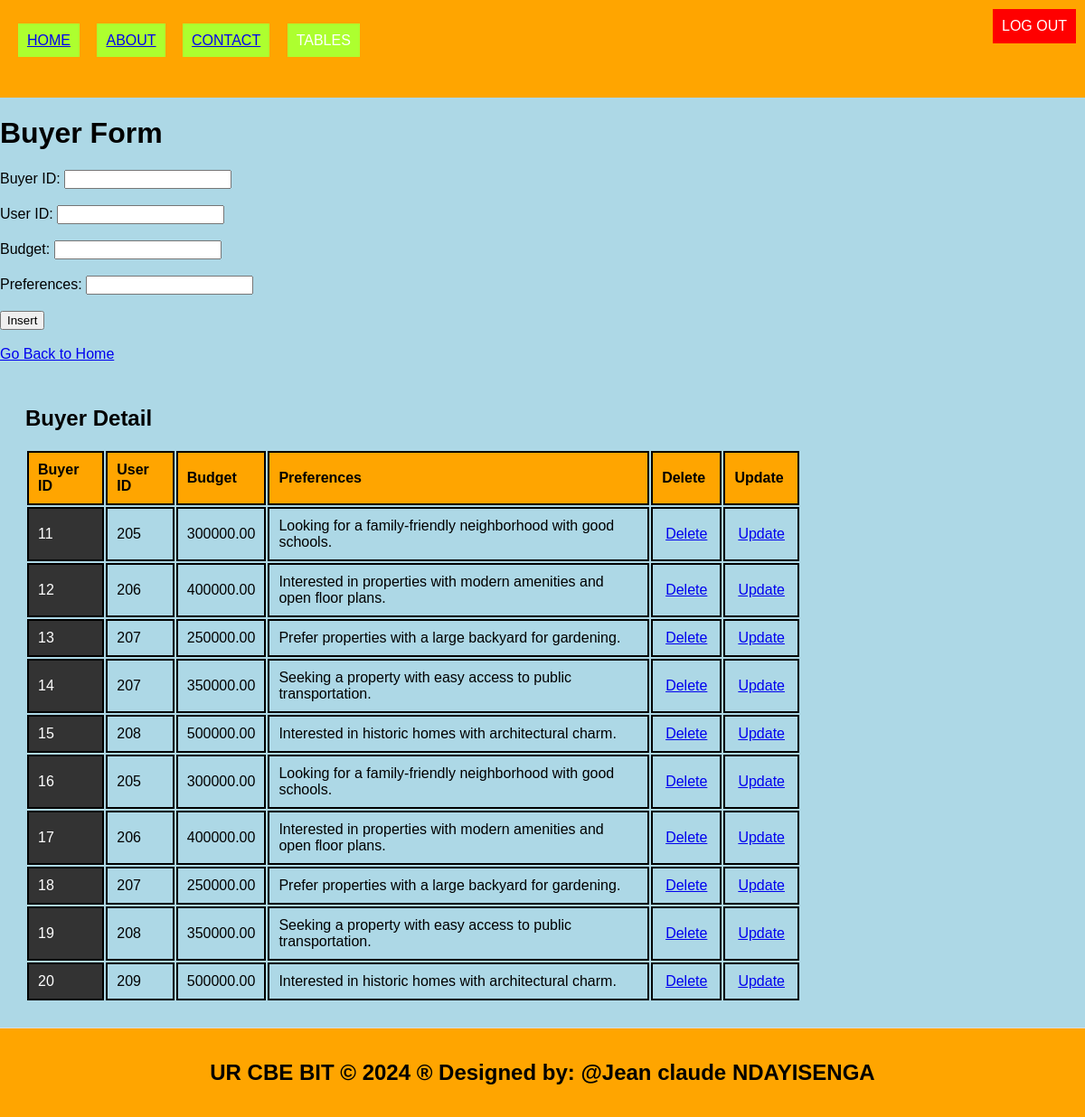
Page /buyer.php on the committed database.
### tables this page shows
CREATE TABLE `buyer` (
  `buyer_id` int(11) NOT NULL,
  `user_id` int(11) DEFAULT NULL,
  `budget` decimal(15,2) DEFAULT NULL,
  `preferences` text DEFAULT NULL
);

### buyer.php (the view, shortened to what this page needs)
<!DOCTYPE html>
<html lang="en">
<head>
  <link rel="stylesheet" type="text/css" href="style.css">
</head>
<body style="background-color: lightblue;">
  <header>
    <button onclick="window.location.href='logout.php'" style="position: absolute; top: 10px; right: 10px;">Logout</button>
    <ul style="list-style-type: none; padding: 0;">
      <li style="display: inline; margin-right: 10px;">
        <ul style="list-style-type: none; padding: 0;">
          <li style="display: inline; margin-right: 8px;padding: 10px; color: white; background-color: greenyellow; text-decoration: none; margin-right: 15px;"><a href="./home.html">HOME</a></li>
          <li style="display: inline; margin-right: 10px;padding: 10px; color: white; background-color: greenyellow; text-decoration: none; margin-right: 15px;"><a href="./about.html">ABOUT</a></li>
          <li style="display: inline; margin-right: 10px;padding: 10px; color: white; background-color: greenyellow; text-decoration: none; margin-right: 15px;"><a href="./contact.html">CONTACT</a></li>
          <li class="dropdown" style="display: inline;">
            <a href="#" style="padding: 10px; color: white; background-color: greenyellow; text-decoration: none; margin-right: 15px;"> TABLES </a>
          </li>
        </ul>
      </li>
    </ul>
    <a class="logout"href="logout.php" style="padding: 10px; color: white; background: red; text-decoration: none;">LOG OUT</a>
  </header>
  <body style="background-color: yellowgreen;">
    <h1>Buyer Form</h1>
    <form method="post" onsubmit="return confirmInsert();">
      <label for="buyer_id">Buyer ID:</label>
      <input type="number" id="buyer_id" name="buyer_id" required><br><br>
      <label for="user_id">User ID:</label>
      <input type="number" id="user_id" name="user_id" required><br><br>
      <label for="budget">Budget:</label>
      <input type="text" id="budget" name="budget" required><br><br>
      <label for="preferences">Preferences:</label>
      <input type="text" id="preferences" name="preferences" required><br><br>
      <input type="submit" name="add" value="Insert"><br><br>
      <a href="./home.html">Go Back to Home</a>
    </form>
    <?php
    include('database_connection.php');
    ?>
    <section>
      <h2>Buyer Detail</h2>
      <table>
        <tr>
          <th>Buyer ID</th>
          <th>User ID</th>
          <th>Budget</th>
          <th>Preferences</th>
          <th>Delete</th>
          <th>Update</th>
        </tr>
        <?php
        $sql = "SELECT * FROM buyer";
        $result = $connection->query($sql);
        if ($result->num_rows > 0) {
          while ($row = $result->fetch_assoc()) {
            echo "<tr>
              <td>{$row['buyer_id']}</td>
              <td>{$row['user_id']}</td>
              <td>{$row['budget']}</td>
              <td>{$row['preferences']}</td>
              <td><a style='padding:4px' href='delete_buyer.php?buyer_id={$row['buyer_id']}'>Delete</a></td>
              <td><a style='padding:4px' href='update_buyer.php?buyer_id={$row['buyer_id']}'>Update</a></td>
            </tr>";
          }
        } else {
          echo "<tr><td colspan='6'>No data found</td></tr>";
        }
        ?>
      </table>
    </section>
    <footer>
      <h2>UR CBE BIT &copy; 2024 &reg; Designed by: @Jean claude NDAYISENGA</h2>
    </footer>
  </body>
</html>

### style.css (style rules this page uses)
body { font-family: Arial, sans-serif; margin: 0; padding: 0; }
.dropdown { position: relative; display: none; margin-right: 15px; }
body { font-family: Arial,sans-serif; margin:0; padding:0; }
header { background-color:orange; padding: 20px; }
footer { text-align: center; padding: 15px; background-color:orange; }
.dropdown { position: right; display:right; direction:rtl; }
section { padding:28px; border-bottom: 1px solid #ddd; }

### buyer.php (style rules this page uses)
.logout { position: absolute; top: 10px; right: 10px; }
table { width: 75%; border-collapse: revert; }
td:first-child { background-color: #333333; color: #ffffff; }
td { padding: 8px; border-bottom: 1px solid #dddddd; }
th, td { border: 2px solid black; padding: 10px; text-align: left; }
th { background-color: orange; }

### rows in the picture
buyer: buyer_id "11", user "205", budget "300000.00", preferences "Looking for a family-friendly neighborhood with good schools."
buyer: buyer_id "12", user "206", budget "400000.00", preferences "Interested in properties with modern amenities and open floor plans."
buyer: buyer_id "13", user "207", budget "250000.00", preferences "Prefer properties with a large backyard for gardening."
buyer: buyer_id "14", user "207", budget "350000.00", preferences "Seeking a property with easy access to public transportation."
buyer: buyer_id "15", user "208", budget "500000.00", preferences "Interested in historic homes with architectural charm."
buyer: buyer_id "16", user "205", budget "300000.00", preferences "Looking for a family-friendly neighborhood with good schools."
buyer: buyer_id "17", user "206", budget "400000.00", preferences "Interested in properties with modern amenities and open floor plans."
buyer: buyer_id "18", user "207", budget "250000.00", preferences "Prefer properties with a large backyard for gardening."
buyer: buyer_id "19", user "208", budget "350000.00", preferences "Seeking a property with easy access to public transportation."
buyer: buyer_id "20", user "209", budget "500000.00", preferences "Interested in historic homes with architectural charm."
